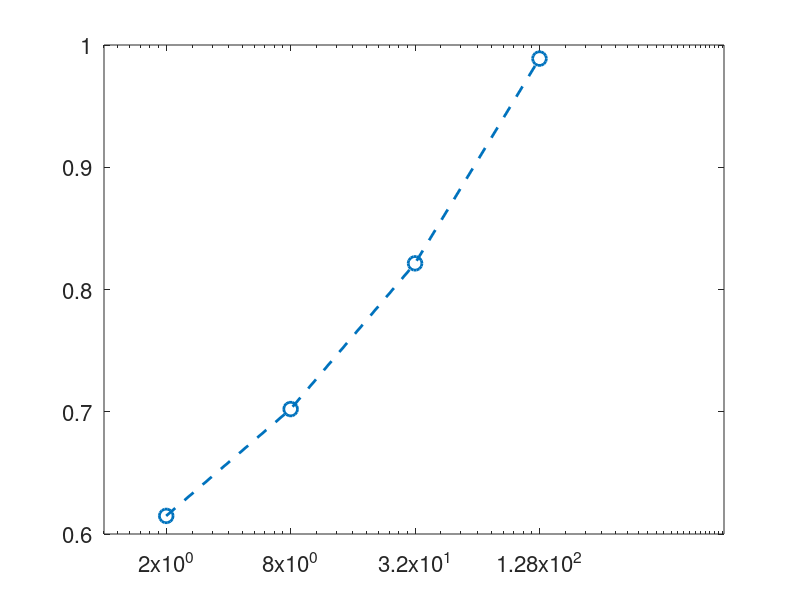

Write the MATLAB code that produced this figure. (Note: this script raises an error after producing the figure.)
clc;
clear; close all;

fontSize=16; lineWidth=2; markerSize=10;
set(0,'DefaultLineMarkerSize',markerSize);
set(0,'DefaultLineLineWidth',lineWidth);
set(0,'DefaultAxesFontSize',fontSize);
% ================== WEAK SCALING (TIME PER ITER) ==================

% Data
np_weak = [2 8 32 128];
N_weak  = [256 512 1024 2048];
tpi_weak = [0.6148 0.7022 0.8214 0.9889]; % ms

% Sort (safety)
[np_weak, idx] = sort(np_weak);
tpi_weak = tpi_weak(idx);
N_weak = N_weak(idx);

% Ideal: constant time per iteration
ideal_tpi = tpi_weak(1) * ones(size(tpi_weak));

% --------- PLOT ---------
figure;
% semilogx(np_weak, tpi_weak);
semilogx(np_weak, tpi_weak, '--o');
% hold on;
% semilogx(np_weak, ideal_tpi, '--','LineWidth',1.5);

xticks(np_weak);
xticklabels(string(np_weak));

xlabel('Number of Processes (np)');
ylabel('Time per Iteration (ms)');
title('Weak Scaling (Time per Iteration)');
% legend('Measured','Ideal (constant)','Location','northwest');
ylim([0 2]);
grid on;
savePlotFile("../docs/fig/weak_scaling_runtime");

% --------- Efficiency (optional) ---------
eff_weak = tpi_weak(1) ./ tpi_weak;

figure;
semilogx(np_weak, eff_weak, '--o','LineWidth',2);

xticks(np_weak);
xticklabels(string(np_weak));

xlabel('Number of Processes (np)');
ylabel('Weak Scaling Efficiency');
title('Weak Scaling Efficiency (Time per Iterarion)');
grid on;
savePlotFile("../docs/fig/weak_scaling_efficiency");

% --------- PRINT TABLE ---------
disp('--------------------------------------');
disp('Weak Scaling (Time per Iter)');
disp('np        N        tpi(ms)     efficiency');
disp([np_weak' N_weak' tpi_weak' eff_weak']);
